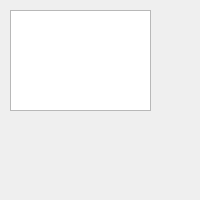
<?xml version="1.0" encoding="UTF-8"?>
<ui version="4.0">
 <class>About</class>
 <widget class="QWidget" name="About">
  <property name="geometry">
   <rect>
    <x>0</x>
    <y>0</y>
    <width>200</width>
    <height>200</height>
   </rect>
  </property>
  <property name="minimumSize">
   <size>
    <width>200</width>
    <height>200</height>
   </size>
  </property>
  <property name="maximumSize">
   <size>
    <width>200</width>
    <height>200</height>
   </size>
  </property>
  <property name="windowTitle">
   <string>About</string>
  </property>
  <widget class="QTextBrowser" name="textBrowser">
   <property name="geometry">
    <rect>
     <x>10</x>
     <y>10</y>
     <width>141</width>
     <height>101</height>
    </rect>
   </property>
  </widget>
 </widget>
 <resources/>
 <connections/>
</ui>
